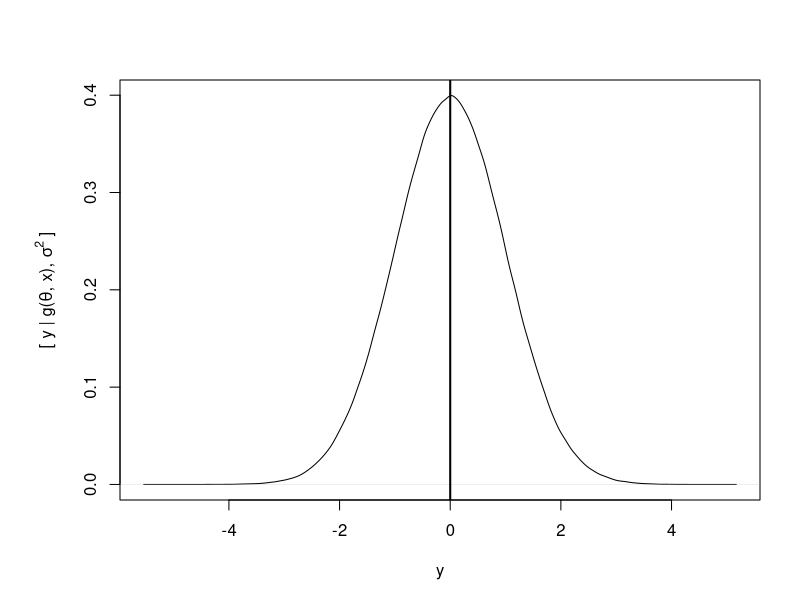
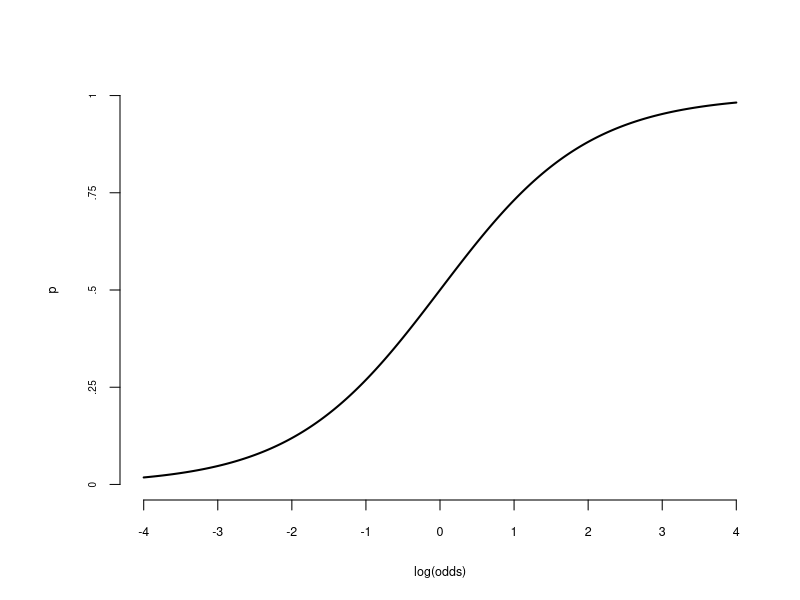
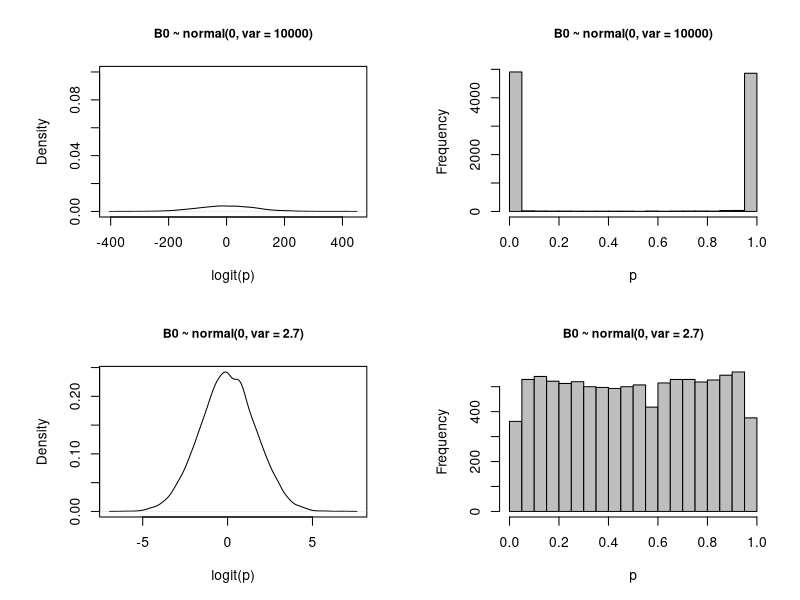
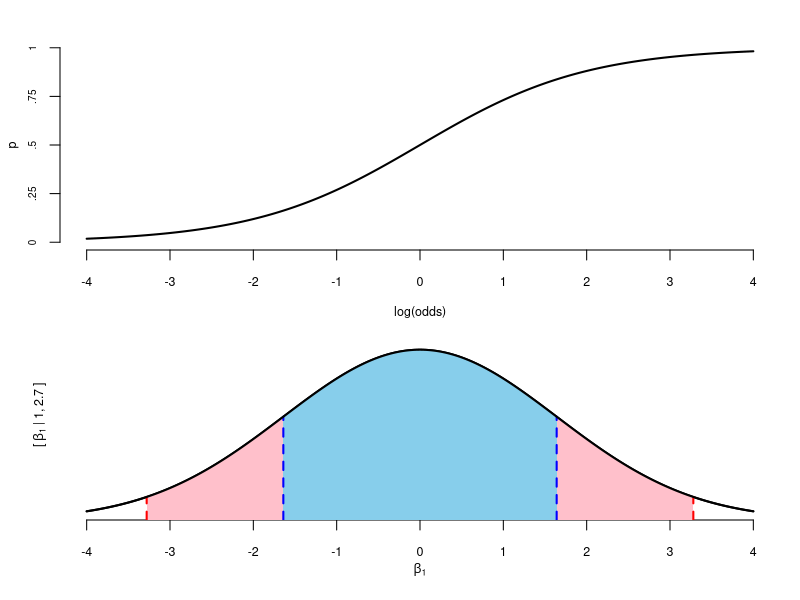

These charts were generated, in order, by the following R code:
## ---- chunk 1
knitr::opts_chunk$set(dev = 'pdf')
## ---- chunk 2
y <- rnorm(1000000, 0, 1)
par(mar = c(5,6,4,2))
plot(density(y), main = "", xlab = "y", ylab = expression(paste("[ y | g(", theta, ", x), ", sigma^2," ]")))
abline(v = 0, lwd = 2)
## ---- chunk 3
x <- seq(-4, 4, .01)
y <- exp(x) / (exp(x) + 1)

plot(x, y, lwd = 2, lty = 1, type = "l", xlab = "log(odds)", ylab = "p", frame.plot=FALSE,  
     yaxt = 'n', xaxt = 'n', xlim = c(-4, 4), ylim = c(0, 1), cex.lab = .75)

axis(1, at = c(-4, -3, -2, -1, 0, 1, 2, 3, 4), cex.axis = .75)
axis(2, at = c(0, .25, .5, .75, 1), labels =  c("0", ".25", ".5", ".75", "1"), cex.axis = .6)
## ---- chunk 4
par(mfrow = c(2,2))
x <- rnorm(10000, 0, 10000^.5)
plot(density(x), ylim = c(0, .1), main = "B0 ~ normal(0, var = 10000)", cex.main = .9, xlab = "logit(p)")
x2 <- exp(x)/(1 + exp(x))
hist(x2, xlab = "p", main = "B0 ~ normal(0, var = 10000)", cex.main = .9, col = "gray")

x <- rnorm(10000, 0, 2.7^.5)
plot(density(x), main = "B0 ~ normal(0, var = 2.7)", cex.main = .9, xlab = "logit(p)")
x2 <- exp(x)/(1 + exp(x))
hist(x2, xlab = "p", main = "B0 ~ normal(0, var = 2.7)", cex.main = .9, col = "gray")

## ---- chunk 5

par(mfrow = c(2, 1), mar = c(2.5, 3, 2, 1))

x <- seq(-4, 4, .01)

y <- exp(x) / (exp(x) + 1)

plot(x, y, lwd = 2, lty = 1, type = "l", xlab = "log(odds)", ylab = "p", frame.plot=FALSE,  
     
     yaxt = 'n', xaxt = 'n', xlim = c(-4, 4), ylim = c(0, 1), cex.lab = .75)
axis(1, at = c(-4, -3, -2, -1, 0, 1, 2, 3, 4), cex.axis = .75)
axis(2, at = c(0, .25, .5, .75, 1), labels =  c("0", ".25", ".5", ".75", "1"), cex.axis = .6)
mtext(side = 1, line = 2.5, "log(odds)", cex = .75)
mtext(side = 2, line = 2, "p", cex = .75)

y2 <- dnorm(x, 0, 1.64)
par(mar = c(4, 3, .5, 1))

plot(x, y2, xlab= NA, ylab= NA, lwd = 2, lty=1, type = "l", frame.plot=FALSE, yaxt = 'n', xaxt = 'n', 
xlim = c(-4, 4), ylim = c(0, .3), yaxs = "i", cex.lab = .75)

axis(1, at = c(-4, -3, -2, -1, 0, 1, 2, 3, 4), cex.axis = .75)
mtext(side = 2, line = .5, expression(paste("[ ", beta[1], " | 1, ", 2.7, " ]")), cex = .75)
mtext(side = 1, line = 2, expression(beta[1]), cex = .75)

cord.x <- c(-2,seq(-2,2,0.01),2) 
cord.y <- c(0,dnorm(seq(-2,2,0.01),0,1.64),0) 
polygon(cord.x,cord.y,col='pink', border = NA)
cord.x <- c(-1,seq(-1,1,0.01),1) 
cord.y <- c(0,dnorm(seq(-1,1,0.01),0,1.64),0) 
polygon(cord.x,cord.y,col='skyblue', border = NA)
val <- 1.64 * 2
cord.x <- c(-val, seq(-val, val, 0.01), val) 
cord.y <- c(0, dnorm(seq(-val, val, 0.01), 0, 1.64), 0) 
polygon(cord.x, cord.y, col = 'pink', border = NA)
segments(x0 = -val, y0 = 0, x1 =-val, y1 = dnorm(-val, 0, 1.64), col="red", lwd = 2, lty = 2)
segments(x0 = val, y0 = 0, x1 = val, y1 = dnorm(val, 0, 1.64), col="red", lwd = 2, lty = 2)
val <- 1.64
cord.x <- c(-val, seq(-val, val, 0.01), val) 
cord.y <- c(0, dnorm(seq(-val, val, 0.01),0, 1.64), 0) 
polygon(cord.x, cord.y, col = 'skyblue', border = NA)
segments(x0 = -val, y0 = 0, x1 =-val, y1 = dnorm(-val, 0, 1.64), col="blue", lwd = 2, lty = 2)
segments(x0 = val, y0 = 0, x1 = val, y1 = dnorm(val, 0, 1.64), col="blue", lwd = 2, lty = 2)
lines(x, y2, lwd = 2)
